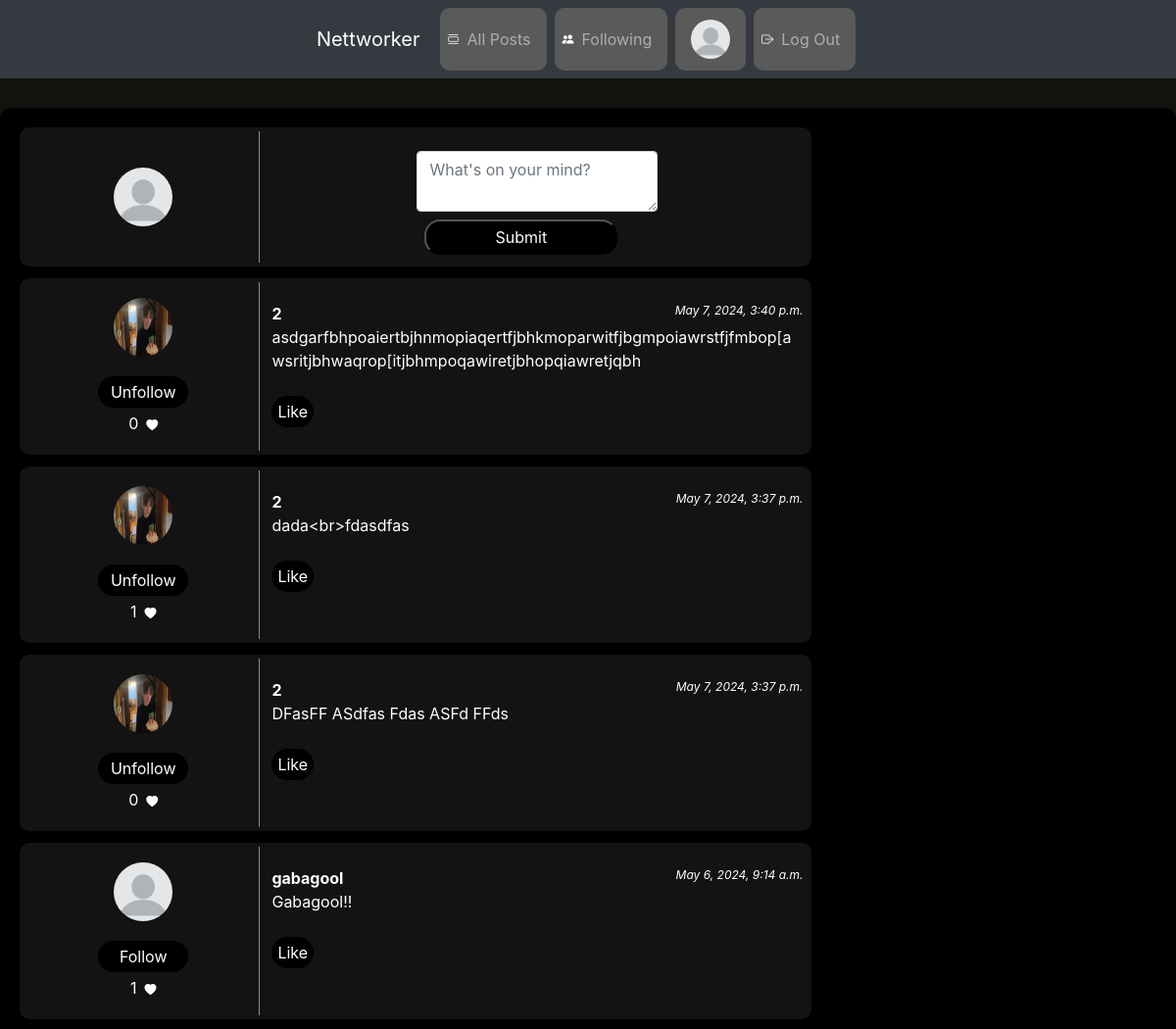
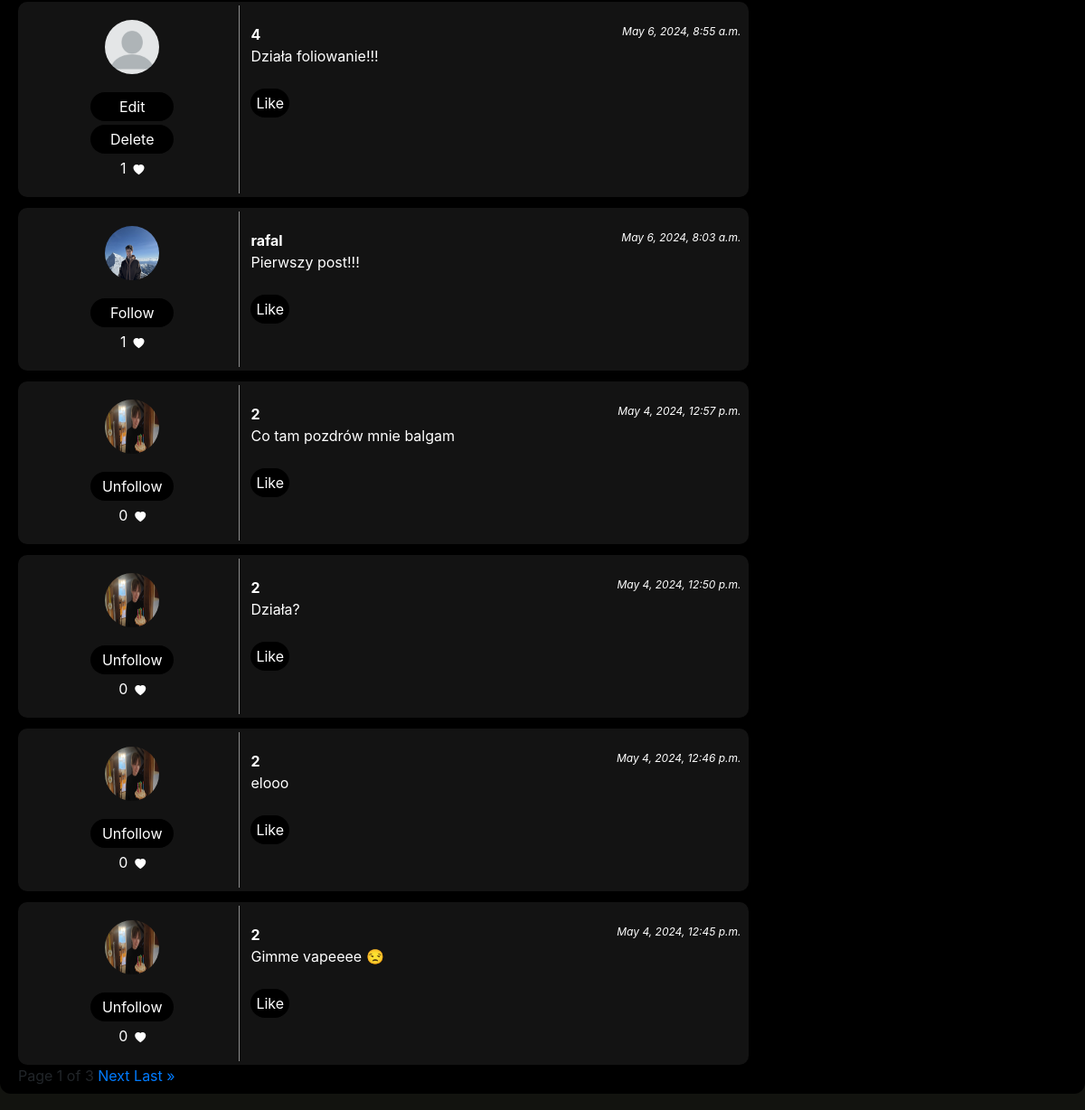
Page / (signed in) on the committed database (2 pictures, top to bottom).
### network/models.py (models this page shows, shortened)
class User(AbstractUser):
    first_name = models.CharField(max_length=50)
    last_name = models.CharField(max_length=50)
    description = models.CharField(max_length=255, default="", null=True, blank=True)
    profilePicture = models.ImageField(null=True, blank=True, upload_to="images")

class Post(models.Model):
    content = models.CharField(max_length=255)
    user = models.ForeignKey(User, on_delete=models.CASCADE)
    date = models.DateTimeField(auto_now_add=True)

class Like(models.Model):
    user = models.ForeignKey(User, on_delete=models.CASCADE, related_name="user")
    post = models.ForeignKey(Post, on_delete=models.CASCADE, related_name="post")

### network/views.py (the view)
# urls.py: path("", views.index, name="index"),
def index(request):
    logged_in_user = request.user
    posts = Post.objects.all().order_by("-date")
    is_following = Followers.objects.filter(user_id = logged_in_user.id).values_list('follower_id', flat=True)
    is_liking =  Like.objects.filter(user = logged_in_user).values_list('post', flat=True)
    posts = Post.objects.all().order_by("-date")
    p = Paginator(posts, 10)
    page = request.GET.get('page')
    posts_paginated = p.get_page(page)
    return render(request, "network/index.html", {
        "posts": posts,
        "posts_paginated": posts_paginated,
        "is_following": is_following,
        "is_liking": is_liking})

### network/templates/network/index.html (shortened to what this page needs)
{% extends "network/layout.html" %}
{% block body %}
<div class="content">
    {% if request.user.is_authenticated %}
    <div class="posts-container">
        <div class="post">
            <div class="post-first-row">
                <img class="post-profile-image" src="{{ user.profilePicture }}" alt="Profile Picture">
            </div>
            <div class="post-second-row">
            <form id="compose-form" class="post-creation">
                <textarea id='content' class ="form-control" name="content" id="new-post-content" placeholder="What's on your mind?"></textarea>
                <input type="submit">
            </form>
            </div>
        </div>
    </div>
    {% endif %}
    {% if posts %}
        <div class="posts-container">
            {% for post in posts_paginated %}
                <div class="post" id="post-{{ post.id }}">
                    <div class="post-first-row">
                        <a href="{% url 'profile' post.user.username%}"><img class="post-profile-image" src="{{ post.user.profilePicture }}" alt="Profile Picture"></a>
                        {% if request.user.username != post.user.username %}
                            <button id="follow-unfollow-button-{{ post.user.id }}" onclick="follow_unfollow('{{ post.user.id }}')">
                                {% if post.user.id in is_following %}
                                    Unfollow
                                {% else %}
                                    Follow
                                {% endif %}
                            </button>
                        {% else %}
                            <button id="edit-button-{{ post.id }}" onclick="edit_post_window('{{ post.id }}', '{{  post.content}}')">
                                Edit
                            </button>
                            <button id="delete-button-{{ post.id }}" onclick="delete_post('{{ post.id }}')">
                                Delete
                            </button>
                        {% endif %}
                        <div class="like-container">
                            <p id="like-amonut-{{ post.id }}">{{ post.post.all|length}}</p>
                            <p><i class="bi bi-heart-fill"></i></p>
                        </div>
                    </div>
                    <div class="post-second-row">
                        <div class="post-info">
                            <b>{{ post.user.username }}</b>
                            <i>{{ post.date }}</i>
                        </div>
                        <div class="post-content-container">
                            <div class="post-content" id="post-content-{{ post.id }}">
                                {{ post.content }}
                            </div>
                        </div>
                        <br>
                        <button id="like-button-{{ post.id }}" onclick="like('{{ post.id }}')">
                            {% if post.id in is_liking %}
                                Dislike
                            {% else %}
                                Like
                            {% endif %}
                        </button>
                    </div>
                </div>
            {% endfor %}
        </div>
    {% else %}
        <div class="loader">No posts to show,  probably something is wrong.</div>
    {% endif %}
    <div class="paginator">
        Page {{ posts_paginated.number}} of {{ posts_paginated.paginator.num_pages }}
        {% if posts_paginated.has_next %}
            <a href="?page={{ posts_paginated.next_page_number }}">Next</a>
            <a href="?page={{ posts_paginated.paginator.num_pages }}">Last &raquo;</a>
        {% endif %}
    </div>
</div>
{% endblock %}

### network/templates/network/layout.html (shortened to what this page needs)
{% load static %}
<!DOCTYPE html>
<html lang="en">
    <head>
        <link rel="stylesheet" href="https://stackpath.bootstrapcdn.com/bootstrap/4.4.1/css/bootstrap.min.css">
        <link rel="stylesheet" href="https://cdn.jsdelivr.net/npm/bootstrap-icons@1.5.0/font/bootstrap-icons.css">
        <link href="{% static 'network/styles.css' %}" rel="stylesheet">
    </head>
    <body>
        <nav class="navbar navbar-expand-lg navbar-dark bg-dark sticky-top">
            <a class="navbar-brand" href="{% url 'index' %}">Nettworker</a>
            <div>
              <ul class="navbar-nav mr-auto">
                <li class="nav-item">
                    <i class="bi bi-view-list"></i>
                    <a class="nav-link" href="{% url 'index' %}">All Posts</a>
                </li>
                {% if user.is_authenticated %}
                    <li class="nav-item">
                        <i class="bi bi-people-fill"></i>
                        <a class="nav-link" href="{% url 'following' %}">Following</a>
                    </li>
                    <li class="nav-item">
                        <a class="nav-link" href="{% url 'profile' user.username%}"><img class="navbar-profile-picture" src="{{ user.profilePicture }}" alt="Profile Picture"></a>
                    </li>
                    <li class="nav-item">
                        <i class="bi bi-box-arrow-right"></i>
                        <a class="nav-link" href="{% url 'logout' %}">Log Out</a>
                    </li>
                {% endif %}
              </ul>
            </div>
          </nav>
        <div class="body">
            {% block body %}
            {% endblock %}
        </div>
    </body>
</html>

### network/static/network/styles.css (style rules this page uses)
body { background-color: #12130F; }
button { border-radius: 16px; background-color:#000000; border: 0px; height: 32px; color: white; }
p { color: white; }
i { color: white; font-size: 12px }
b { color: white; }
textarea { background-color: #5a5a5a; }
input { color: white; background-color: #000000; padding: 4px; margin: 8px; border-radius: 16px; width: 80%; }
.post-creation { display: grid; justify-content: center; width: 100%; }
.content { max-width: 1200px; margin: auto; margin-top: 30px; margin-bottom: 30px; padding: 8px 20px; background-color: #000000; border-radius: 12px; }
.navbar { display: flex; align-items: center; justify-content: center; }
.nav-item { margin: 0 4px; background-color:#5a5a5a; border-radius: 10px; display: flex; align-items: center; justify-content: center; padding: 4px 8px; color: white; }
.post { background-color: #131313; border-radius: 10px; padding: 4px 8px; margin-top: 12px; width: 80ch; display: flex; }
.post-first-row { display: grid; align-items: center; justify-content: center; width: 30%; border-right: 1px solid rgb(141, 141, 141); gap: 4px; }
.post-profile-image { width: 60px; height: 60px; border-radius: 50%; margin: 16px; }
.navbar-profile-picture { width: 40px; height: 40px; border-radius: 50%; }
.post-second-row { width: 70%; padding-left: 12px; padding-top: 20px }
.post-content { width: 100%; word-wrap: break-word; overflow-wrap: break-word; }
.post-info { display: flex; justify-content: space-between; }
.like-container { display: flex; justify-content: space-between; align-items: center; justify-content: center; gap: 8px; }
.post-content { color: white; }

### rows in the picture
User: profilePicture (placeholder picture)
Post: user.profilePicture (picture), shows "Unfollow", post.all|length "0", user.username "2", date "May 7, 2024, 3:40 p.m.", content "asdgarfbhpoaiertbjhnmopiaqertfjbhkmoparwitfjbgmpoiawrstfjfmbop[awsritjbhwaqrop[itjbhmpoqawiretjbhopqiawretjqbh", shows "Like"
Post: user.profilePicture (picture), shows "Unfollow", post.all|length "1", user.username "2", date "May 7, 2024, 3:37 p.m.", content "dada<br>fdasdfas", shows "Like"
Post: user.profilePicture (picture), shows "Unfollow", post.all|length "0", user.username "2", date "May 7, 2024, 3:37 p.m.", content "DFasFF ASdfas Fdas ASFd FFds", shows "Like"
Post: user.profilePicture (placeholder picture), shows "Follow", post.all|length "1", user.username "gabagool", date "May 6, 2024, 9:14 a.m.", content "Gabagool!!", shows "Like"
Post: user.profilePicture (placeholder picture), post.all|length "1", user.username "4", date "May 6, 2024, 8:55 a.m.", content "Działa foliowanie!!!", shows "Like"
Post: user.profilePicture (picture), shows "Follow", post.all|length "1", user.username "rafal", date "May 6, 2024, 8:03 a.m.", content "Pierwszy post!!!", shows "Like"
Post: user.profilePicture (picture), shows "Unfollow", post.all|length "0", user.username "2", date "May 4, 2024, 12:57 p.m.", content "Co tam pozdrów mnie balgam", shows "Like"
Post: user.profilePicture (picture), shows "Unfollow", post.all|length "0", user.username "2", date "May 4, 2024, 12:50 p.m.", content "Działa?", shows "Like"
Post: user.profilePicture (picture), shows "Unfollow", post.all|length "0", user.username "2", date "May 4, 2024, 12:46 p.m.", content "elooo", shows "Like"
Post: user.profilePicture (picture), shows "Unfollow", post.all|length "0", user.username "2", date "May 4, 2024, 12:45 p.m.", content "Gimme vapeeee 😒", shows "Like"

### other values in the picture
{{ posts_paginated.number }} "1"
{{ posts_paginated.paginator.num_pages }} "3"
